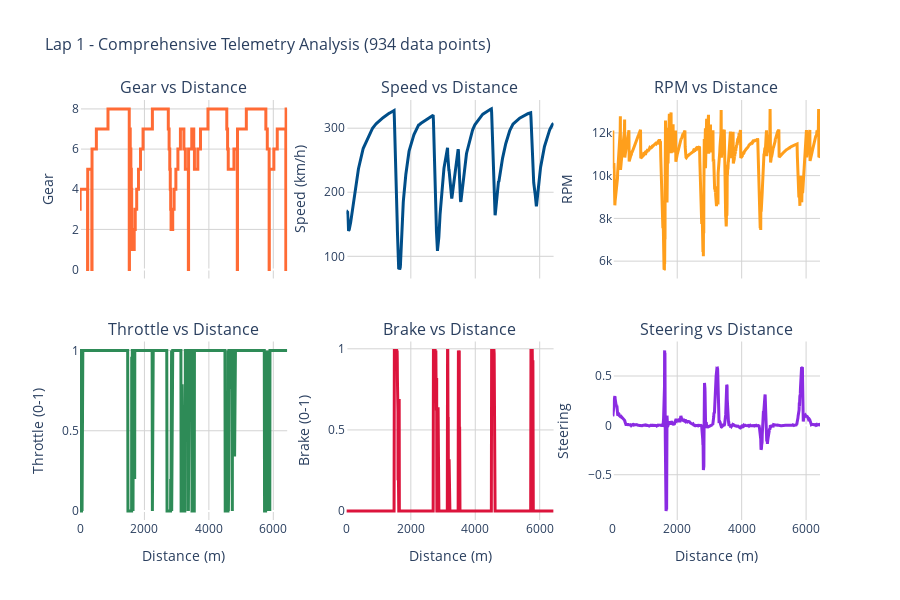
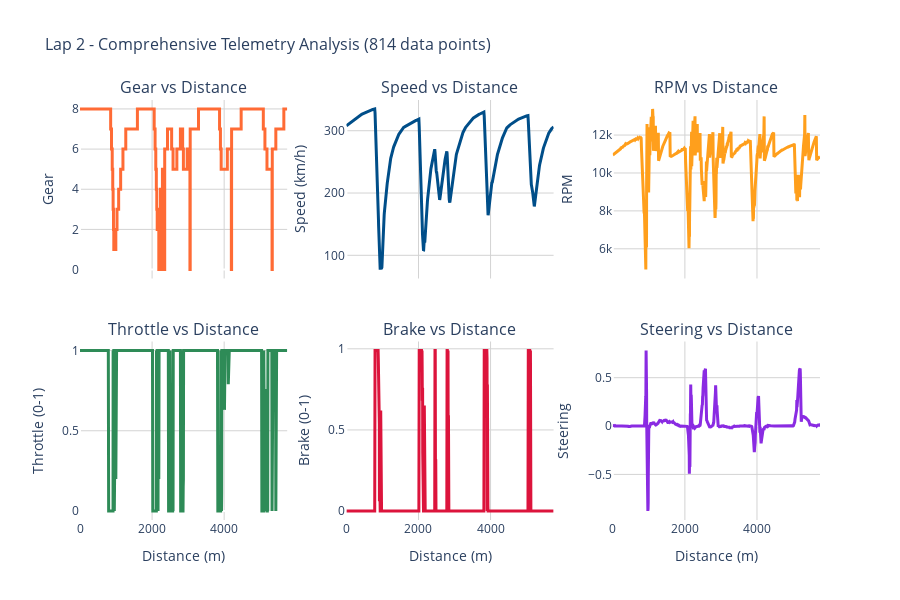

Notebook code for these charts, in order:
### Markdown cell above
## 4. Comprehensive Telemetry Dashboard (All Laps)

### Code cell
# Interactive telemetry visualization dashboard using Plotly
# Creates comprehensive 2x3 grid layout for each lap with all key parameters

for lap in available_laps:
    lap_df = rows_for_lap(df, lap)
    if lap_df.empty:
        continue

    # Create comprehensive subplot layout: 2 rows × 3 columns
    fig = make_subplots(
        rows=2, cols=3,
        subplot_titles=('Gear vs Distance', 'Speed vs Distance', 'RPM vs Distance',
                       'Throttle vs Distance', 'Brake vs Distance', 'Steering vs Distance'),
        vertical_spacing=0.15,
        horizontal_spacing=0.08
    )

    # Modern color palette for consistent visual identity
    colors = {
        'gear': '#FF6B35',      # Orange-red for gear changes
        'speed': '#004E89',     # Deep blue for speed profile
        'rpm': '#FF9F1C',       # Golden orange for engine RPM
        'throttle': '#2E8B57',  # Sea green for throttle input
        'brake': '#DC143C',     # Crimson for brake input
        'steering': '#8A2BE2'   # Blue violet for steering input
    }

    # Row 1, Column 1: Gear Progression Analysis
    if 'Gear' in lap_df.columns and not lap_df['Gear'].isna().all():
        fig.add_trace(
            go.Scatter(
                x=lap_df['Distance'], 
                y=lap_df['Gear'],
                mode='lines',
                line=dict(color=colors['gear'], width=3, shape='hv'),  # Step-like for gear changes
                name='Gear',
                hovertemplate='Distance: %{x:.1f}m<br>Gear: %{y}<extra></extra>'
            ),
            row=1, col=1
        )
    else:
        fig.add_annotation(
            x=0.5, y=0.5, xref='x domain', yref='y domain',
            text="No Gear Data Available", showarrow=False,
            row=1, col=1
        )

    # Row 1, Column 2: Speed Profile Analysis
    fig.add_trace(
        go.Scatter(
            x=lap_df['Distance'], 
            y=lap_df['Speed_kmh'],
            mode='lines',
            line=dict(color=colors['speed'], width=3),
            name='Speed',
            hovertemplate='Distance: %{x:.1f}m<br>Speed: %{y:.1f} km/h<extra></extra>'
        ),
        row=1, col=2
    )

    # Row 1, Column 3: Engine RPM Analysis
    if 'RPM' in lap_df.columns and not lap_df['RPM'].isna().all():
        fig.add_trace(
            go.Scatter(
                x=lap_df['Distance'], 
                y=lap_df['RPM'],
                mode='lines',
                line=dict(color=colors['rpm'], width=3),
                name='RPM',
                hovertemplate='Distance: %{x:.1f}m<br>RPM: %{y:.0f}<extra></extra>'
            ),
            row=1, col=3
        )
    else:
        fig.add_annotation(
            x=0.5, y=0.5, xref='x domain', yref='y domain',
            text="No RPM Data Available", showarrow=False,
            row=1, col=3
        )

    # Row 2, Column 1: Throttle Input Analysis
    fig.add_trace(
        go.Scatter(
            x=lap_df['Distance'], 
            y=lap_df['Throttle'],
            mode='lines',
            line=dict(color=colors['throttle'], width=3),
            name='Throttle',
            hovertemplate='Distance: %{x:.1f}m<br>Throttle: %{y:.3f}<extra></extra>'
        ),
        row=2, col=1
    )

    # Row 2, Column 2: Brake Input Analysis
    fig.add_trace(
        go.Scatter(
            x=lap_df['Distance'], 
            y=lap_df['Brake'],
            mode='lines',
            line=dict(color=colors['brake'], width=3),
            name='Brake',
            hovertemplate='Distance: %{x:.1f}m<br>Brake: %{y:.3f}<extra></extra>'
        ),
        row=2, col=2
    )

    # Row 2, Column 3: Steering Input Analysis
    fig.add_trace(
        go.Scatter(
            x=lap_df['Distance'], 
            y=lap_df['Steering'],
            mode='lines',
            line=dict(color=colors['steering'], width=3),
            name='Steering',
            hovertemplate='Distance: %{x:.1f}m<br>Steering: %{y:.3f}<extra></extra>'
        ),
        row=2, col=3
    )

    # Configure layout and styling
    fig.update_layout(
        title=f"Lap {lap} - Comprehensive Telemetry Analysis ({len(lap_df):,} data points)",
        title_font_size=16,
        height=600,
        showlegend=False,  # Subplot titles provide context
        plot_bgcolor='white',
        paper_bgcolor='white'
    )

    # Configure axis labels and formatting
    for i in range(1, 4):
        fig.update_xaxes(title_text="Distance (m)", row=2, col=i)
        fig.update_xaxes(row=1, col=i, showticklabels=False)  # Clean top row

    # Set descriptive y-axis labels
    fig.update_yaxes(title_text="Gear", row=1, col=1)
    fig.update_yaxes(title_text="Speed (km/h)", row=1, col=2)
    fig.update_yaxes(title_text="RPM", row=1, col=3)
    fig.update_yaxes(title_text="Throttle (0-1)", row=2, col=1)
    fig.update_yaxes(title_text="Brake (0-1)", row=2, col=2)
    fig.update_yaxes(title_text="Steering", row=2, col=3)

    # Add subtle grid for better readability
    fig.update_xaxes(showgrid=True, gridwidth=1, gridcolor='lightgray')
    fig.update_yaxes(showgrid=True, gridwidth=1, gridcolor='lightgray')

    fig.show()

### Figure 1 — Plotly figure (JSON) as saved in the notebook; plotly's stock layout.template omitted (floating-point values rounded to 4 significant figures; data arrays with more than 128 entries replaced by an {"elided": "..."} marker saying what was removed)
{"data": [{"hovertemplate": "Distance: %{x:.1f}m<br>Gear: %{y}<extra></extra>", "line": {"color": "#FF6B35", "shape": "hv", "width": 3}, "mode": "lines", "name": "Gear", "type": "scatter", "x": {"elided": "934 float values"}, "xaxis": "x", "y": {"elided": "934 int values"}, "yaxis": "y"}, {"hovertemplate": "Distance: %{x:.1f}m<br>Speed: %{y:.1f} km/h<extra></extra>", "line": {"color": "#004E89", "width": 3}, "mode": "lines", "name": "Speed", "type": "scatter", "x": {"elided": "934 float values"}, "xaxis": "x2", "y": {"elided": "934 float values"}, "yaxis": "y2"}, {"hovertemplate": "Distance: %{x:.1f}m<br>RPM: %{y:.0f}<extra></extra>", "line": {"color": "#FF9F1C", "width": 3}, "mode": "lines", "name": "RPM", "type": "scatter", "x": {"elided": "934 float values"}, "xaxis": "x3", "y": {"elided": "934 int values"}, "yaxis": "y3"}, {"hovertemplate": "Distance: %{x:.1f}m<br>Throttle: %{y:.3f}<extra></extra>", "line": {"color": "#2E8B57", "width": 3}, "mode": "lines", "name": "Throttle", "type": "scatter", "x": {"elided": "934 float values"}, "xaxis": "x4", "y": {"elided": "934 float values"}, "yaxis": "y4"}, {"hovertemplate": "Distance: %{x:.1f}m<br>Brake: %{y:.3f}<extra></extra>", "line": {"color": "#DC143C", "width": 3}, "mode": "lines", "name": "Brake", "type": "scatter", "x": {"elided": "934 float values"}, "xaxis": "x5", "y": {"elided": "934 float values"}, "yaxis": "y5"}, {"hovertemplate": "Distance: %{x:.1f}m<br>Steering: %{y:.3f}<extra></extra>", "line": {"color": "#8A2BE2", "width": 3}, "mode": "lines", "name": "Steering", "type": "scatter", "x": {"elided": "934 float values"}, "xaxis": "x6", "y": {"elided": "934 float values"}, "yaxis": "y6"}], "layout": {"annotations": [{"font": {"size": 16}, "showarrow": false, "text": "Gear vs Distance", "x": 0.14, "xanchor": "center", "xref": "paper", "y": 1, "yanchor": "bottom", "yref": "paper"}, {"font": {"size": 16}, "showarrow": false, "text": "Speed vs Distance", "x": 0.5, "xanchor": "center", "xref": "paper", "y": 1, "yanchor": "bottom", "yref": "paper"}, {"font": {"size": 16}, "showarrow": false, "text": "RPM vs Distance", "x": 0.86, "xanchor": "center", "xref": "paper", "y": 1, "yanchor": "bottom", "yref": "paper"}, {"font": {"size": 16}, "showarrow": false, "text": "Throttle vs Distance", "x": 0.14, "xanchor": "center", "xref": "paper", "y": 0.425, "yanchor": "bottom", "yref": "paper"}, {"font": {"size": 16}, "showarrow": false, "text": "Brake vs Distance", "x": 0.5, "xanchor": "center", "xref": "paper", "y": 0.425, "yanchor": "bottom", "yref": "paper"}, {"font": {"size": 16}, "showarrow": false, "text": "Steering vs Distance", "x": 0.86, "xanchor": "center", "xref": "paper", "y": 0.425, "yanchor": "bottom", "yref": "paper"}], "height": 600, "paper_bgcolor": "white", "plot_bgcolor": "white", "showlegend": false, "title": {"font": {"size": 16}, "text": "Lap 1 - Comprehensive Telemetry Analysis (934 data points)"}, "xaxis": {"anchor": "y", "domain": [0, 0.28], "gridcolor": "lightgray", "gridwidth": 1, "showgrid": true, "showticklabels": false}, "xaxis2": {"anchor": "y2", "domain": [0.36, 0.64], "gridcolor": "lightgray", "gridwidth": 1, "showgrid": true, "showticklabels": false}, "xaxis3": {"anchor": "y3", "domain": [0.72, 1], "gridcolor": "lightgray", "gridwidth": 1, "showgrid": true, "showticklabels": false}, "xaxis4": {"anchor": "y4", "domain": [0, 0.28], "gridcolor": "lightgray", "gridwidth": 1, "showgrid": true, "title": {"text": "Distance (m)"}}, "xaxis5": {"anchor": "y5", "domain": [0.36, 0.64], "gridcolor": "lightgray", "gridwidth": 1, "showgrid": true, "title": {"text": "Distance (m)"}}, "xaxis6": {"anchor": "y6", "domain": [0.72, 1], "gridcolor": "lightgray", "gridwidth": 1, "showgrid": true, "title": {"text": "Distance (m)"}}, "yaxis": {"anchor": "x", "domain": [0.575, 1], "gridcolor": "lightgray", "gridwidth": 1, "showgrid": true, "title": {"text": "Gear"}}, "yaxis2": {"anchor": "x2", "domain": [0.575, 1], "gridcolor": "lightgray", "gridwidth": 1, "showgrid": true, "title": {"text": "Speed (km/h)"}}, "yaxis3": {"anchor": "x3", "domain": [0.575, 1], "gridcolor": "lightgray", "gridwidth": 1, "showgrid": true, "title": {"text": "RPM"}}, "yaxis4": {"anchor": "x4", "domain": [0, 0.425], "gridcolor": "lightgray", "gridwidth": 1, "showgrid": true, "title": {"text": "Throttle (0-1)"}}, "yaxis5": {"anchor": "x5", "domain": [0, 0.425], "gridcolor": "lightgray", "gridwidth": 1, "showgrid": true, "title": {"text": "Brake (0-1)"}}, "yaxis6": {"anchor": "x6", "domain": [0, 0.425], "gridcolor": "lightgray", "gridwidth": 1, "showgrid": true, "title": {"text": "Steering"}}}}

### Figure 2 — Plotly figure (JSON) as saved in the notebook; plotly's stock layout.template omitted (floating-point values rounded to 4 significant figures; data arrays with more than 128 entries replaced by an {"elided": "..."} marker saying what was removed)
{"data": [{"hovertemplate": "Distance: %{x:.1f}m<br>Gear: %{y}<extra></extra>", "line": {"color": "#FF6B35", "shape": "hv", "width": 3}, "mode": "lines", "name": "Gear", "type": "scatter", "x": {"elided": "814 float values"}, "xaxis": "x", "y": {"elided": "814 int values"}, "yaxis": "y"}, {"hovertemplate": "Distance: %{x:.1f}m<br>Speed: %{y:.1f} km/h<extra></extra>", "line": {"color": "#004E89", "width": 3}, "mode": "lines", "name": "Speed", "type": "scatter", "x": {"elided": "814 float values"}, "xaxis": "x2", "y": {"elided": "814 float values"}, "yaxis": "y2"}, {"hovertemplate": "Distance: %{x:.1f}m<br>RPM: %{y:.0f}<extra></extra>", "line": {"color": "#FF9F1C", "width": 3}, "mode": "lines", "name": "RPM", "type": "scatter", "x": {"elided": "814 float values"}, "xaxis": "x3", "y": {"elided": "814 int values"}, "yaxis": "y3"}, {"hovertemplate": "Distance: %{x:.1f}m<br>Throttle: %{y:.3f}<extra></extra>", "line": {"color": "#2E8B57", "width": 3}, "mode": "lines", "name": "Throttle", "type": "scatter", "x": {"elided": "814 float values"}, "xaxis": "x4", "y": {"elided": "814 float values"}, "yaxis": "y4"}, {"hovertemplate": "Distance: %{x:.1f}m<br>Brake: %{y:.3f}<extra></extra>", "line": {"color": "#DC143C", "width": 3}, "mode": "lines", "name": "Brake", "type": "scatter", "x": {"elided": "814 float values"}, "xaxis": "x5", "y": {"elided": "814 float values"}, "yaxis": "y5"}, {"hovertemplate": "Distance: %{x:.1f}m<br>Steering: %{y:.3f}<extra></extra>", "line": {"color": "#8A2BE2", "width": 3}, "mode": "lines", "name": "Steering", "type": "scatter", "x": {"elided": "814 float values"}, "xaxis": "x6", "y": {"elided": "814 float values"}, "yaxis": "y6"}], "layout": {"annotations": [{"font": {"size": 16}, "showarrow": false, "text": "Gear vs Distance", "x": 0.14, "xanchor": "center", "xref": "paper", "y": 1, "yanchor": "bottom", "yref": "paper"}, {"font": {"size": 16}, "showarrow": false, "text": "Speed vs Distance", "x": 0.5, "xanchor": "center", "xref": "paper", "y": 1, "yanchor": "bottom", "yref": "paper"}, {"font": {"size": 16}, "showarrow": false, "text": "RPM vs Distance", "x": 0.86, "xanchor": "center", "xref": "paper", "y": 1, "yanchor": "bottom", "yref": "paper"}, {"font": {"size": 16}, "showarrow": false, "text": "Throttle vs Distance", "x": 0.14, "xanchor": "center", "xref": "paper", "y": 0.425, "yanchor": "bottom", "yref": "paper"}, {"font": {"size": 16}, "showarrow": false, "text": "Brake vs Distance", "x": 0.5, "xanchor": "center", "xref": "paper", "y": 0.425, "yanchor": "bottom", "yref": "paper"}, {"font": {"size": 16}, "showarrow": false, "text": "Steering vs Distance", "x": 0.86, "xanchor": "center", "xref": "paper", "y": 0.425, "yanchor": "bottom", "yref": "paper"}], "height": 600, "paper_bgcolor": "white", "plot_bgcolor": "white", "showlegend": false, "title": {"font": {"size": 16}, "text": "Lap 2 - Comprehensive Telemetry Analysis (814 data points)"}, "xaxis": {"anchor": "y", "domain": [0, 0.28], "gridcolor": "lightgray", "gridwidth": 1, "showgrid": true, "showticklabels": false}, "xaxis2": {"anchor": "y2", "domain": [0.36, 0.64], "gridcolor": "lightgray", "gridwidth": 1, "showgrid": true, "showticklabels": false}, "xaxis3": {"anchor": "y3", "domain": [0.72, 1], "gridcolor": "lightgray", "gridwidth": 1, "showgrid": true, "showticklabels": false}, "xaxis4": {"anchor": "y4", "domain": [0, 0.28], "gridcolor": "lightgray", "gridwidth": 1, "showgrid": true, "title": {"text": "Distance (m)"}}, "xaxis5": {"anchor": "y5", "domain": [0.36, 0.64], "gridcolor": "lightgray", "gridwidth": 1, "showgrid": true, "title": {"text": "Distance (m)"}}, "xaxis6": {"anchor": "y6", "domain": [0.72, 1], "gridcolor": "lightgray", "gridwidth": 1, "showgrid": true, "title": {"text": "Distance (m)"}}, "yaxis": {"anchor": "x", "domain": [0.575, 1], "gridcolor": "lightgray", "gridwidth": 1, "showgrid": true, "title": {"text": "Gear"}}, "yaxis2": {"anchor": "x2", "domain": [0.575, 1], "gridcolor": "lightgray", "gridwidth": 1, "showgrid": true, "title": {"text": "Speed (km/h)"}}, "yaxis3": {"anchor": "x3", "domain": [0.575, 1], "gridcolor": "lightgray", "gridwidth": 1, "showgrid": true, "title": {"text": "RPM"}}, "yaxis4": {"anchor": "x4", "domain": [0, 0.425], "gridcolor": "lightgray", "gridwidth": 1, "showgrid": true, "title": {"text": "Throttle (0-1)"}}, "yaxis5": {"anchor": "x5", "domain": [0, 0.425], "gridcolor": "lightgray", "gridwidth": 1, "showgrid": true, "title": {"text": "Brake (0-1)"}}, "yaxis6": {"anchor": "x6", "domain": [0, 0.425], "gridcolor": "lightgray", "gridwidth": 1, "showgrid": true, "title": {"text": "Steering"}}}}
